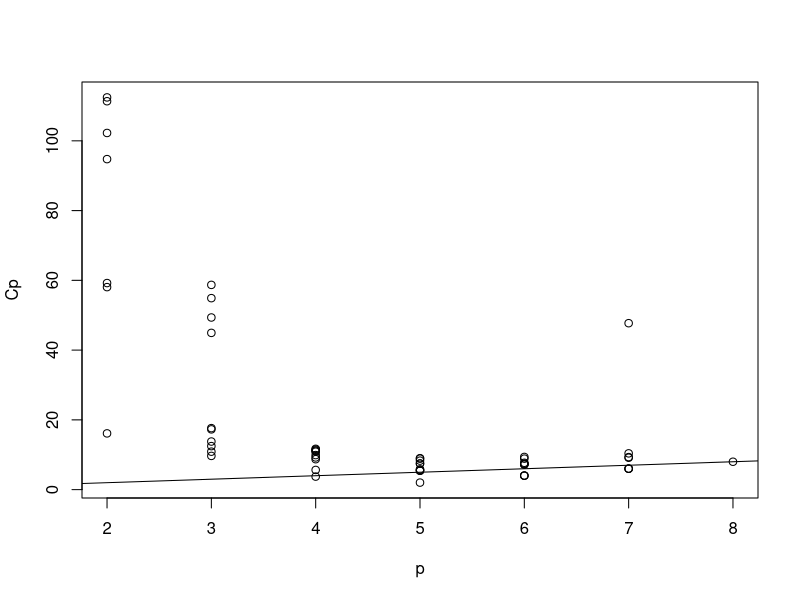

This chart was generated by the following R code:
# Tesging-based procedure
data(state)
statedata <- data.frame(state.x77, row.names=state.abb, check.names=T)
g <- lm(Life.Exp ~ ., data=statedata)
summary(g)
# Which predictors should be included - can you tell from the p-values? Looking at the coefficients, can you see what operation would be helpful? Does the murder rate decrease life expectancy - that's obvious a priori but how should these results be interpreted?
# We illustrate the backward method --- at each step, we remove the predictor with the largest p-value over 0.05. [Note: In R, the function "mle.stepwise()" in "wle" library can automatically do the job. See the "help(mle.stepwise)" page in R for details.]
g <- update(g, .~. - Area); summary(g)
g <- update(g, .~. - Illiteracy); summary(g)
g <- update(g, .~. - Income); summary(g)
g <- update(g, .~. - Population); summary(g)
summary(lm(Life.Exp~Illiteracy+Murder+Frost, statedata))

# Criterion-based procedure
g <- lm(Life.Exp ~ ., data=statedata)
step(g)
library(leaps)
x <- statedata[,-4]
y <- statedata[,4]
gcp <- leaps(x,y)
# It's usual to plot the Cp data against p:
plot(gcp$size, gcp$Cp, xlab="p", ylab="Cp"); abline(0,1) 
### 查笔记！！！！
